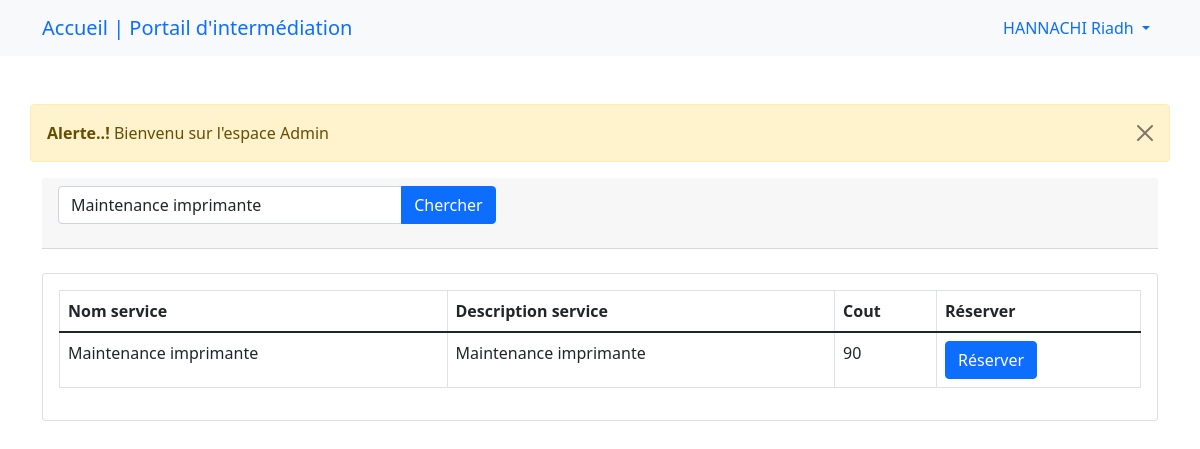
Page /app/index.php?chercherservice=Maintenance imprimante (signed in) on the committed database.
### tables this page shows
CREATE TABLE `service` (
  `IdService` int(10) NOT NULL,
  `nomService` varchar(50) NOT NULL,
  `descriptionService` text NOT NULL,
  `cout` float NOT NULL,
  `dcreationService` timestamp NOT NULL DEFAULT current_timestamp()
);

### app/index.php (the view, shortened to what this page needs)
<?php
include('dbcon.php');
include('header.php');
include('navbar.php');
?>
<div class="py-5">
	<div class="container">
		<div class="row">
				<?php include('message.php'); ?>
			<div class="col-md-12">
				<div class="card-header">
	<div class="row">
		<div class="col-md-5">
			<form action="" method="GET">
			<div class="input-group mb-3">
			  <input type="text" name="chercherservice" required
			  value="<?php if(isset($_GET['chercherservice']))
			  {
			  	echo $_GET['chercherservice'];
			  }
			  ?>"
			  class="form-control" placeholder="Cherchez vous un service">
			   <button type="submit" class="btn btn-primary">Chercher</button>
			 </div>
			 </form>
		</div>
	</div>
</div>
<div class="col-md-12">
	<div class="card mt-4">
		<div class="card-body">
			<table class="table table-bordered">
				<thead>
					<tr>
						<th> Nom service </th>
						<th> Description service </th>
						<th> Cout </th>
						<th> Réserver </th>
					</tr>
				</thead>
				<tbody>
					<?php
		if (isset($_GET['chercherservice']))
		{
			$rechercher = $_GET['chercherservice'];
			$query = "SELECT * FROM service WHERE CONCAT(nomService,descriptionService) LIKE '%$rechercher%' ";
			$query_run = mysqli_query($con, $query);
			if (mysqli_num_rows ($query_run) > 0)
			{
				foreach($query_run as $service)
				{
					?>
					<tr>
						<td ><?= $service['nomService'] ?> </td>
						<td ><?= $service['descriptionService'] ?> </td>
						<td ><?= $service['cout'] ?> </td>
						<td> <button type="submit" name="reserverrdvclient" class="btn btn-primary">Réserver</button> </td>
					</tr>
					<?php
				}
			}
			else{
				?>
				<tr>
						<td colspan="3">Aucun résultat trouvé</td>
				</tr>
				<?php
			}
		}
		?>
				</tbody>
			</table>
		</div>
	</div>
</div>
			</div>
		</div>
	</div>
</div>
<?php
include('footer.php');
?>

### rows in the picture
service: nomService "Maintenance imprimante", descriptionService "Maintenance imprimante", cout "90"

### other values in the picture
$_SESSION['auth_user']['user_nom'] "HANNACHI Riadh"
$_SESSION['message'] "Bienvenu sur l'espace Admin"
